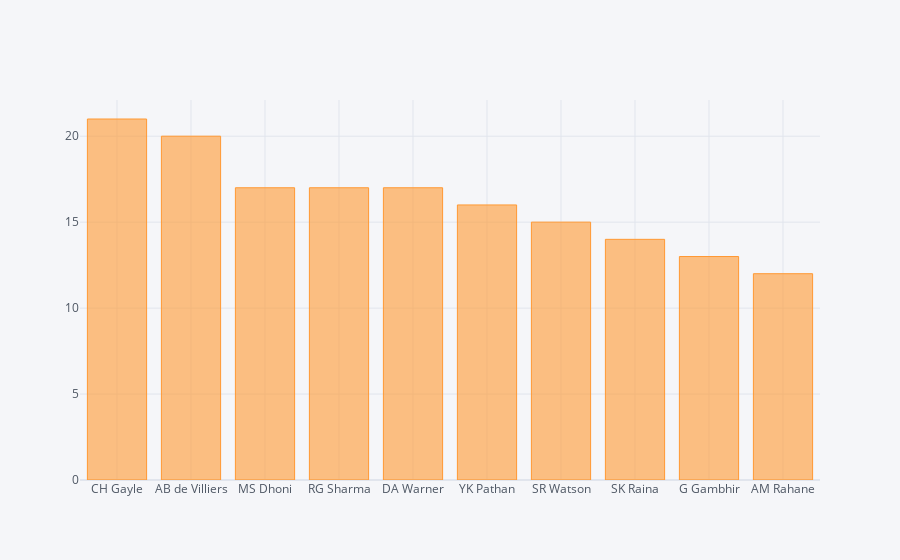

The code cell stored with this chart in its notebook:
### Code cell
mom.iplot(kind='bar')

### Figure 1 — Plotly figure (JSON) as saved in the notebook; plotly's stock layout.template omitted (floating-point values rounded to 4 significant figures)
{"data": [{"marker": {"color": "rgba(255, 153, 51, 0.6)", "line": {"color": "rgba(255, 153, 51, 1.0)", "width": 1}}, "name": "player_of_match", "orientation": "v", "text": "", "type": "bar", "x": ["CH Gayle", "AB de Villiers", "MS Dhoni", "RG Sharma", "DA Warner", "YK Pathan", "SR Watson", "SK Raina", "G Gambhir", "AM Rahane"], "y": [21, 20, 17, 17, 17, 16, 15, 14, 13, 12]}], "layout": {"legend": {"bgcolor": "#F5F6F9", "font": {"color": "#4D5663"}}, "paper_bgcolor": "#F5F6F9", "plot_bgcolor": "#F5F6F9", "title": {"font": {"color": "#4D5663"}}, "xaxis": {"gridcolor": "#E1E5ED", "showgrid": true, "tickfont": {"color": "#4D5663"}, "title": {"font": {"color": "#4D5663"}, "text": ""}, "zerolinecolor": "#E1E5ED"}, "yaxis": {"gridcolor": "#E1E5ED", "showgrid": true, "tickfont": {"color": "#4D5663"}, "title": {"font": {"color": "#4D5663"}, "text": ""}, "zerolinecolor": "#E1E5ED"}}}
